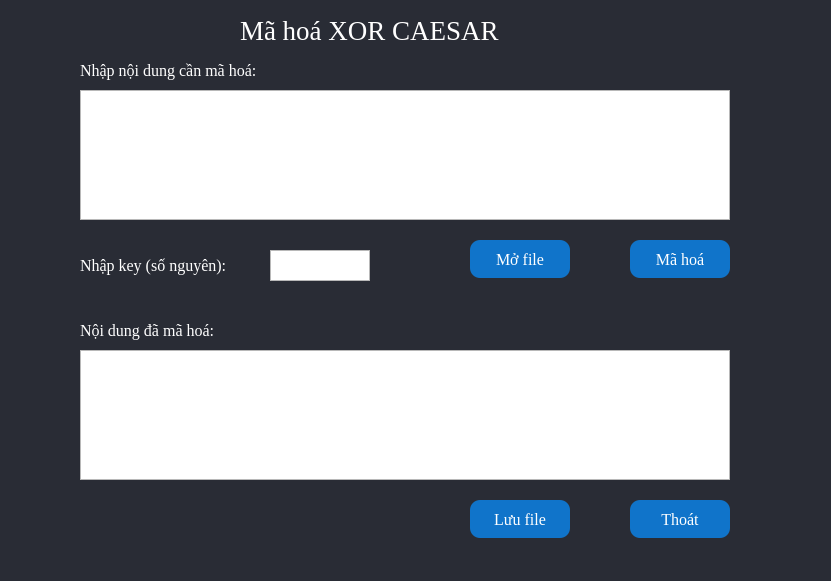
<?xml version="1.0" encoding="UTF-8"?>
<ui version="4.0">
 <class>Form</class>
 <widget class="QWidget" name="Form">
  <property name="geometry">
   <rect>
    <x>0</x>
    <y>0</y>
    <width>831</width>
    <height>581</height>
   </rect>
  </property>
  <property name="windowTitle">
   <string>Form</string>
  </property>
  <property name="styleSheet">
   <string notr="true">#Form{
background-color: #292C35;
color: rgb(255, 255, 255);
}
#btnMaHoa{
	background-color: #1074CA;
	color: rgb(255, 255, 255);
	border-radius: 10px;
}
#btnOpenFile{
	background-color: #1074CA;
	color: rgb(255, 255, 255);
	border-radius: 10px;
}
#btnSaveFile{
	background-color: #1074CA;
	color: rgb(255, 255, 255);
	border-radius: 10px;

}
#btnClose{
	background-color: #1074CA;
	color: rgb(255, 255, 255);
	border-radius: 10px;

}</string>
  </property>
  <widget class="QTextEdit" name="txtCiphertext">
   <property name="geometry">
    <rect>
     <x>80</x>
     <y>350</y>
     <width>650</width>
     <height>130</height>
    </rect>
   </property>
   <property name="font">
    <font>
     <family>Times New Roman</family>
     <pointsize>12</pointsize>
    </font>
   </property>
   <property name="styleSheet">
    <string notr="true">color: rgb(255, 255, 255);
font: 12pt &quot;Times New Roman&quot;;</string>
   </property>
  </widget>
  <widget class="QLabel" name="label_2">
   <property name="geometry">
    <rect>
     <x>80</x>
     <y>60</y>
     <width>221</width>
     <height>21</height>
    </rect>
   </property>
   <property name="font">
    <font>
     <family>Times New Roman</family>
     <pointsize>12</pointsize>
    </font>
   </property>
   <property name="styleSheet">
    <string notr="true">color: rgb(255, 255, 255);</string>
   </property>
   <property name="text">
    <string>Nhập nội dung cần mã hoá:</string>
   </property>
  </widget>
  <widget class="QTextEdit" name="txtKey">
   <property name="geometry">
    <rect>
     <x>270</x>
     <y>250</y>
     <width>100</width>
     <height>31</height>
    </rect>
   </property>
   <property name="font">
    <font>
     <family>Times New Roman</family>
     <pointsize>12</pointsize>
    </font>
   </property>
   <property name="styleSheet">
    <string notr="true">color: rgb(255, 255, 255);
font: 12pt &quot;Times New Roman&quot;;</string>
   </property>
  </widget>
  <widget class="QLabel" name="label_3">
   <property name="geometry">
    <rect>
     <x>80</x>
     <y>250</y>
     <width>181</width>
     <height>31</height>
    </rect>
   </property>
   <property name="font">
    <font>
     <family>Times New Roman</family>
     <pointsize>12</pointsize>
    </font>
   </property>
   <property name="styleSheet">
    <string notr="true">color: rgb(255, 255, 255);</string>
   </property>
   <property name="text">
    <string>Nhập key (số nguyên):</string>
   </property>
  </widget>
  <widget class="QLabel" name="label">
   <property name="geometry">
    <rect>
     <x>240</x>
     <y>0</y>
     <width>341</width>
     <height>61</height>
    </rect>
   </property>
   <property name="font">
    <font>
     <family>Times New Roman</family>
     <pointsize>20</pointsize>
     <weight>50</weight>
     <italic>false</italic>
     <bold>false</bold>
    </font>
   </property>
   <property name="styleSheet">
    <string notr="true">color: rgb(255, 255, 255);</string>
   </property>
   <property name="text">
    <string>Mã hoá XOR CAESAR</string>
   </property>
  </widget>
  <widget class="QPushButton" name="btnOpenFile">
   <property name="geometry">
    <rect>
     <x>470</x>
     <y>240</y>
     <width>100</width>
     <height>38</height>
    </rect>
   </property>
   <property name="font">
    <font>
     <family>Times New Roman</family>
     <pointsize>12</pointsize>
    </font>
   </property>
   <property name="text">
    <string>Mở file</string>
   </property>
   <property name="icon">
    <iconset>
     <normaloff>../icon/mo.png</normaloff>../icon/mo.png</iconset>
   </property>
  </widget>
  <widget class="QTextEdit" name="txtPlaintext">
   <property name="geometry">
    <rect>
     <x>80</x>
     <y>90</y>
     <width>650</width>
     <height>130</height>
    </rect>
   </property>
   <property name="styleSheet">
    <string notr="true">color: rgb(255, 255, 255);
font: 12pt &quot;Times New Roman&quot;;</string>
   </property>
  </widget>
  <widget class="QPushButton" name="btnSaveFile">
   <property name="geometry">
    <rect>
     <x>470</x>
     <y>500</y>
     <width>100</width>
     <height>38</height>
    </rect>
   </property>
   <property name="font">
    <font>
     <family>Times New Roman</family>
     <pointsize>12</pointsize>
    </font>
   </property>
   <property name="text">
    <string>Lưu file</string>
   </property>
   <property name="icon">
    <iconset>
     <normaloff>../icon/luufile.png</normaloff>../icon/luufile.png</iconset>
   </property>
   <property name="iconSize">
    <size>
     <width>16</width>
     <height>16</height>
    </size>
   </property>
   <property name="checkable">
    <bool>false</bool>
   </property>
  </widget>
  <widget class="QPushButton" name="btnMaHoa">
   <property name="geometry">
    <rect>
     <x>630</x>
     <y>240</y>
     <width>100</width>
     <height>38</height>
    </rect>
   </property>
   <property name="font">
    <font>
     <family>Times New Roman</family>
     <pointsize>12</pointsize>
    </font>
   </property>
   <property name="text">
    <string>Mã hoá</string>
   </property>
   <property name="icon">
    <iconset>
     <normaloff>../icon/mh.png</normaloff>../icon/mh.png</iconset>
   </property>
  </widget>
  <widget class="QLabel" name="label_4">
   <property name="geometry">
    <rect>
     <x>80</x>
     <y>320</y>
     <width>181</width>
     <height>21</height>
    </rect>
   </property>
   <property name="font">
    <font>
     <family>Times New Roman</family>
     <pointsize>12</pointsize>
    </font>
   </property>
   <property name="styleSheet">
    <string notr="true">color: rgb(255, 255, 255);</string>
   </property>
   <property name="text">
    <string>Nội dung đã mã hoá:</string>
   </property>
  </widget>
  <widget class="QPushButton" name="btnClose">
   <property name="geometry">
    <rect>
     <x>630</x>
     <y>500</y>
     <width>100</width>
     <height>38</height>
    </rect>
   </property>
   <property name="font">
    <font>
     <family>Times New Roman</family>
     <pointsize>12</pointsize>
    </font>
   </property>
   <property name="text">
    <string>Thoát</string>
   </property>
   <property name="icon">
    <iconset>
     <normaloff>../icon/thoat.png</normaloff>../icon/thoat.png</iconset>
   </property>
   <property name="iconSize">
    <size>
     <width>20</width>
     <height>20</height>
    </size>
   </property>
   <property name="checkable">
    <bool>false</bool>
   </property>
  </widget>
 </widget>
 <resources/>
 <connections/>
</ui>
